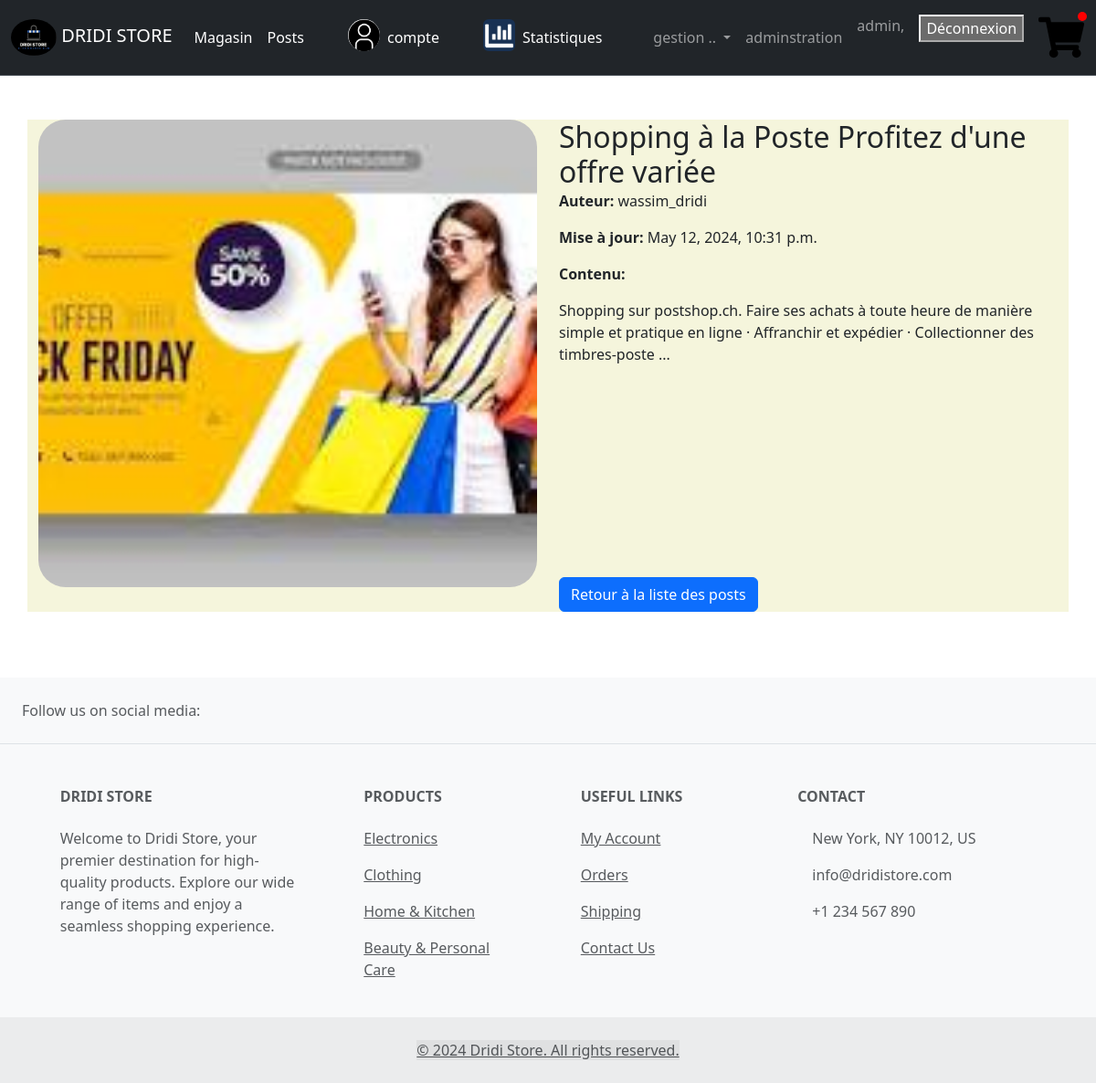
/blog/5/ (signed in), run on the app's committed database.
### blog/models.py (models this page shows, shortened)
class Post(models.Model):
    title = models.CharField(max_length=200, unique=True)
    slug = models.SlugField(max_length=200, unique=True)
    author = models.ForeignKey(User, on_delete= models.CASCADE,related_name='blog_posts')
    updated_on = models.DateTimeField(auto_now= True)
    content = models.TextField()
    created_on = models.DateTimeField(auto_now_add=True)
    status = models.IntegerField(choices=STATUS, default=0)
    image=models.ImageField(upload_to='postImages/',blank=True)
    class Meta:
        ordering = ['-created_on']

### blog/views.py (the view)
# urls.py: path('<int:pk>/', DetailPost.as_view(), name='detail_post'),
class DetailPost(DetailView):
    model = Post
    template_name = 'post/detail_post.html'
    context_object_name = 'post'

### templates/post/detail_post.html (shortened to what this page needs)
{% extends "../base.html" %}
{% block content %}
<br><br>
<div class="container" style="background-color: beige;">
    <div class="row">
        <div class="col-md-6">
            {% if post.image %}
            <img src="{{ post.image.url }}"  style="border-radius: 30px;"   class="card-img-top" alt="Fissure in Sandstone" />
            {% endif %}
        </div>
        <div class="col-md-6">
            <h2 class="card-title">{{ post.title }}</h2>
            <p class="card-text"><strong>Auteur:</strong> {{ post.author }}</p>
            <p class="card-text"><strong>Mise à jour:</strong> {{ post.updated_on }}</p>
            <p class="card-text"><strong>Contenu:</strong></p>
            <p class="card-text">{{ post.content }}</p>
            <br> <br><br><br><br><br> <br><br><br>
            <a href="{% url 'liste_posts' %}" class="btn btn-primary">Retour à la liste des posts</a>
        </div>
    </div>
</div>
{% endblock %}

### templates/base.html (shortened to what this page needs)
{% load static %}
<!DOCTYPE html>
<html>
<head>
    <link href="https://cdn.jsdelivr.net/npm/bootstrap@5.3.3/dist/css/bootstrap.min.css" rel="stylesheet">
</head>
<body>
  <nav class="navbar navbar-expand-lg  border-bottom border-body bg-dark" data-bs-theme="dark">
    <div class="container-fluid">
      <a class="navbar-brand" href="/">
        <img src="{% static 'images/LOGO.png' %}" height="40"  alt="logo Image" style="border-radius: 50%;" />
        DRIDI STORE</a>
      <div class="collapse navbar-collapse" id="navbarSupportedContent">
        <ul class="navbar-nav me-auto mb-2 mb-lg-0">
          <li class="nav-item">
            <a class="nav-link active" aria-current="page" href="/magasin/">Magasin</a>
          </li>
          <li class="nav-item">
            <a class="nav-link active" aria-current="page" href="/blog/">Posts</a>
          </li>
          {% if user.is_authenticated %}
          <img src="{% static 'images/compte.png' %}" style="margin-left: 40px; width: 35px; height: 35px; border-radius: 55%;" />
          <li class="nav-item">
            <a class="nav-link active" aria-current="page" href="/magasin/compte/">
              compte</a>
          </li>
          {% if user.is_staff %}
          <img src="{% static 'images/stats.png' %}" style="margin-left: 40px; width: 35px; height: 35px; border-radius: 6px;" />
          <li class="nav-item" style="margin-right: 40px;">
            <a class="nav-link active" aria-current="page" href="/magasin/stats">
              Statistiques</a>
          </li>
          {% endif %}
          {% endif %}
          {% if user.is_authenticated %}
          {% if user.is_staff %}
          <li class="nav-item dropdown">
            <a class="nav-link dropdown-toggle" href="#" role="button" data-bs-toggle="dropdown" aria-expanded="false">
              gestion ..
            </a>
          </li>
          <li class="nav-item">
            <a class="nav-link " href="/admin/" aria-disabled="true">adminstration</a>
          </li>
          {% endif %}
          {% endif %}
        </ul>
        <ul class="navbar-nav ml-auto">
          {% if user.is_authenticated %}
          <li class="nav-item active">
          <a class="nav-link" href="#">{{user}},</a>
          </li>
         <form action=" {% url 'logout' %}" method="post">
          <a class="nav-link">
          <button type="submit">Déconnexion</button>
          </a></form>
          {% endif %}
          <li class="nav-item active">
            <a class="nav-link" href="/magasin/panier">
              <span id="nbP">{% block nbr %} {% endblock %}</span>
            </a>
          </li>
          </ul>
      </div>
    </div>
  </nav>
	{% block content %} {% endblock %}
<br><br><br>
<footer class="text-center text-lg-start bg-body-tertiary text-muted">
  <section class="d-flex justify-content-center justify-content-lg-between p-4 border-bottom">
    <div class="me-5 d-none d-lg-block">
      <span>Follow us on social media:</span>
    </div>
    <div>
    </div>
  </section>
  <section class="">
    <div class="container text-center text-md-start mt-5">
      <div class="row mt-3">
        <div class="col-md-3 col-lg-4 col-xl-3 mx-auto mb-4">
          <h6 class="text-uppercase fw-bold mb-4">
            Dridi Store
          </h6>
          <p>
            Welcome to Dridi Store, your premier destination for high-quality products. Explore our wide range of items and enjoy a seamless shopping experience.
          </p>
        </div>
        <div class="col-md-2 col-lg-2 col-xl-2 mx-auto mb-4">
          <h6 class="text-uppercase fw-bold mb-4">
            Products
          </h6>
          <p>
            <a href="#!" class="text-reset">Electronics</a>
          </p>
          <p>
            <a href="#!" class="text-reset">Clothing</a>
          </p>
          <p>
            <a href="#!" class="text-reset">Home & Kitchen</a>
          </p>
          <p>
            <a href="#!" class="text-reset">Beauty & Personal Care</a>
          </p>
        </div>
        <div class="col-md-3 col-lg-2 col-xl-2 mx-auto mb-4">
          <h6 class="text-uppercase fw-bold mb-4">
            Useful links
          </h6>
          <p>
            <a href="#!" class="text-reset">My Account</a>
          </p>
          <p>
            <a href="#!" class="text-reset">Orders</a>
          </p>
          <p>
            <a href="#!" class="text-reset">Shipping</a>
          </p>
          <p>
            <a href="#!" class="text-reset">Contact Us</a>
          </p>
        </div>
        <div class="col-md-4 col-lg-3 col-xl-3 mx-auto mb-md-0 mb-4">
          <h6 class="text-uppercase fw-bold mb-4">Contact</h6>
          <p> New York, NY 10012, US</p>
          <p>
            info@dridistore.com
          </p>
          <p> +1 234 567 890</p>
        </div>
      </div>
    </div>
  </section>
  <div class="text-center p-4" style="background-color: rgba(0, 0, 0, 0.05);">
    <a href="mailto:wassimdridi724@gmail.com" style="background-color: rgba(0, 0, 0, 0.05) " class="text-muted">© 2024 Dridi Store. All rights reserved.</a>
  </div>
</footer>
</body>
</html>

### templates/base.html (style rules this page uses)
.nav-link { position: relative; display: inline-block; }
#nbP { position: absolute; top: 5px; right: 5px; background-color: red; color: white; padding: 5px; border-radius: 50%; }
svg { height: 50px; width: 50px; }

### data on the page
Post: image (picture), title "Shopping à la Poste Profitez d'une offre variée", author "wassim_dridi", updated_on "May 12, 2024, 10:31 p.m.", content "Shopping sur postshop.ch. Faire ses achats à toute heure de manière simple et pratique en ligne · Affranchir et expédier · Collectionner des timbres-poste ..."

### other printed values
{{ user }} "admin"
